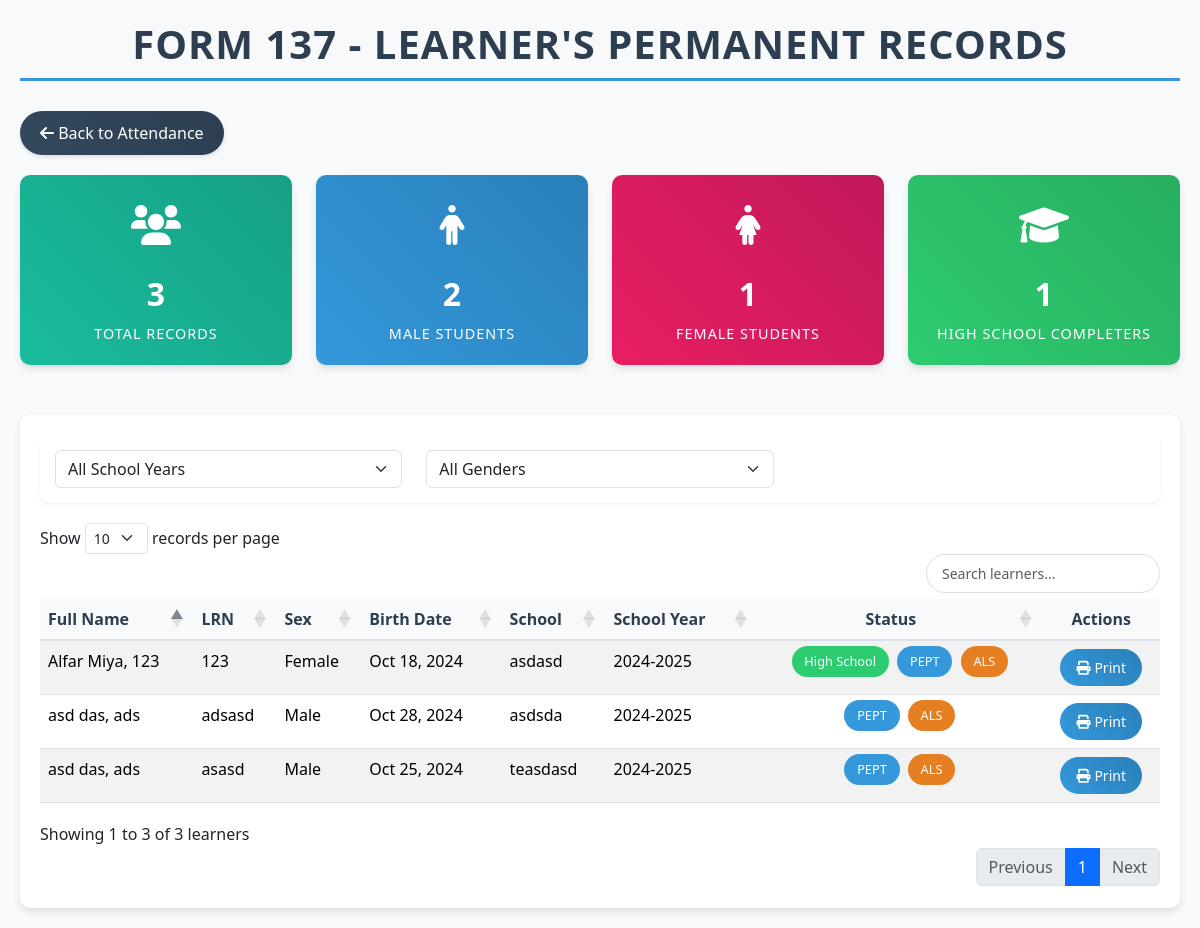
The page /Home/form137.php (signed in) on the database its author committed.
### tables this page shows
CREATE TABLE `encoded_learner_data` (
  `id` int(11) NOT NULL,
  `learner_id` int(11) DEFAULT NULL,
  `last_name` varchar(255) DEFAULT NULL,
  `first_name` varchar(255) DEFAULT NULL,
  `name_extension` varchar(50) DEFAULT NULL,
  `middle_name` varchar(255) DEFAULT NULL,
  `lrn` varchar(20) DEFAULT NULL,
  `birthdate` date DEFAULT NULL,
  `sex` varchar(10) DEFAULT NULL,
  `high_school_completer` tinyint(1) DEFAULT NULL,
  `general_average` decimal(5,2) DEFAULT NULL,
  `citation` varchar(255) DEFAULT NULL,
  `elementary_school_name` varchar(255) DEFAULT NULL,
  `school_id` varchar(50) DEFAULT NULL,
  `school_address` varchar(255) DEFAULT NULL,
  `pept_passer` tinyint(1) DEFAULT NULL,
  `pept_rating` varchar(20) DEFAULT NULL,
  `als_a_e_passer` tinyint(1) DEFAULT NULL,
  `als_rating` varchar(20) DEFAULT NULL,
  `others_specify` tinyint(1) DEFAULT NULL,
  `exam_date` date DEFAULT NULL,
  `testing_center` varchar(255) DEFAULT NULL,
  `signature` varchar(255) DEFAULT NULL,
  `adviser` varchar(255) DEFAULT NULL,
  `school` varchar(255) DEFAULT NULL,
  `district` varchar(255) DEFAULT NULL,
  `division` varchar(255) DEFAULT NULL,
  `region` varchar(255) DEFAULT NULL,
  `school_year` varchar(20) DEFAULT NULL
);

### Home/form137.php (the view, shortened to what this page needs)
<?php
include('../LoginRegisterAuthentication/connection.php');
$query = "SELECT
            e.*,
            YEAR(e.birthdate) as batch_year,
            CASE
                WHEN e.high_school_completer = 1 THEN 'Yes'
                ELSE 'No'
            END as high_school_status,
            CASE
                WHEN e.pept_passer = 1 THEN 'Yes'
                ELSE 'No'
            END as pept_status,
            CASE
                WHEN e.als_a_e_passer = 1 THEN 'Yes'
                ELSE 'No'
            END as als_status
          FROM encoded_learner_data e
          ORDER BY e.last_name ASC, e.first_name ASC";
$result = mysqli_query($connection, $query);
$total_records = mysqli_num_rows($result);
$male_students = 0;
$female_students = 0;
$high_school_completers = 0;
mysqli_data_seek($result, 0);
while($row = mysqli_fetch_assoc($result)) {
    if($row['sex'] == 'Male') $male_students++;
    if($row['sex'] == 'Female') $female_students++;
    if($row['high_school_completer'] == 1) $high_school_completers++;
}
mysqli_data_seek($result, 0);
?>
<!DOCTYPE html>
<html lang="en">
<head>
    <link href="https://cdn.jsdelivr.net/npm/bootstrap@5.3.3/dist/css/bootstrap.min.css" rel="stylesheet">
    <link href="https://cdn.datatables.net/1.13.7/css/dataTables.bootstrap5.min.css" rel="stylesheet">
    <link href="https://cdn.datatables.net/responsive/2.5.0/css/responsive.bootstrap5.min.css" rel="stylesheet">
    <link href="https://cdnjs.cloudflare.com/ajax/libs/font-awesome/6.0.0/css/all.min.css" rel="stylesheet">
</head>
<body>
<div class="main-container">
    <h1 class="page-title text-center">Form 137 - Learner's Permanent Records</h1>
    <a href="view_attendance.php" class="back-button">
        <i class="fas fa-arrow-left"></i> Back to Attendance
    </a>
    <div class="row mb-4">
        <div class="col-md-3">
            <div class="stats-card total">
                <div class="stats-icon">
                    <i class="fas fa-users"></i>
                </div>
                <div class="stats-number"><?php echo $total_records; ?></div>
                <div class="stats-label">Total Records</div>
            </div>
        </div>
        <div class="col-md-3">
            <div class="stats-card male">
                <div class="stats-icon">
                    <i class="fas fa-male"></i>
                </div>
                <div class="stats-number"><?php echo $male_students; ?></div>
                <div class="stats-label">Male Students</div>
            </div>
        </div>
        <div class="col-md-3">
            <div class="stats-card female">
                <div class="stats-icon">
                    <i class="fas fa-female"></i>
                </div>
                <div class="stats-number"><?php echo $female_students; ?></div>
                <div class="stats-label">Female Students</div>
            </div>
        </div>
        <div class="col-md-3">
            <div class="stats-card high-school">
                <div class="stats-icon">
                    <i class="fas fa-graduation-cap"></i>
                </div>
                <div class="stats-number"><?php echo $high_school_completers; ?></div>
                <div class="stats-label">High School Completers</div>
            </div>
        </div>
    </div>
    <div class="table-container">
        <div class="filter-section">
            <div class="row">
                <div class="col-md-4">
                    <select class="form-select" id="schoolYearFilter">
                        <option value="">All School Years</option>
                    </select>
                </div>
                <div class="col-md-4">
                    <select class="form-select" id="genderFilter">
                        <option value="">All Genders</option>
                    </select>
                </div>
            </div>
        </div>
        <div class="table-responsive">
            <table id="learnersTable" class="table table-striped table-hover">
                <thead>
                    <tr>
                        <th>Full Name</th>
                        <th>LRN</th>
                        <th>Sex</th>
                        <th>Birth Date</th>
                        <th>School</th>
                        <th>School Year</th>
                        <th>Status</th>
                        <th class="no-print">Actions</th>
                    </tr>
                </thead>
                <tbody>
                    <?php while ($data = mysqli_fetch_assoc($result)):
                        $fullName = trim(implode(' ', array_filter([
                            $data['last_name'],
                            $data['first_name'],
                            $data['name_extension'],
                            $data['middle_name']
                        ])));
                    ?>
                        <tr>
                            <td><?php echo htmlspecialchars($fullName); ?></td>
                            <td><?php echo htmlspecialchars($data['lrn']); ?></td>
                            <td><?php echo htmlspecialchars($data['sex']); ?></td>
                            <td><?php echo date('M d, Y', strtotime($data['birthdate'])); ?></td>
                            <td><?php echo htmlspecialchars($data['elementary_school_name']); ?></td>
                            <td><?php echo htmlspecialchars($data['school_year']); ?></td>
                            <td>
                                <?php if ($data['high_school_completer'] == 1): ?>
                                    <span class="badge-custom badge-high-school">High School</span>
                                <?php endif; ?>
                                <?php if ($data['pept_passer'] == 1): ?>
                                    <span class="badge-custom badge-pept">PEPT</span>
                                <?php endif; ?>
                                <?php if ($data['als_a_e_passer'] == 1): ?>
                                    <span class="badge-custom badge-als">ALS</span>
                                <?php endif; ?>
                            </td>
                            <td class="no-print">
                                <a href="print_form.php?id=<?php echo $data['id']; ?>"
                                   class="btn btn-print btn-sm">
                                    <i class="fas fa-print me-1"></i>Print
                                </a>
                            </td>
                        </tr>
                    <?php endwhile; ?>
                </tbody>
            </table>
        </div>
    </div>
</div>
</body>
</html>

### Home/form137.php (style rules this page uses)
body { background-color: #f8f9fa; padding: 20px; }
.main-container { max-width: 1400px; margin: 0 auto; }
.page-title { color: #2c3e50; font-weight: 700; text-transform: uppercase; letter-spacing: 1px; margin-bottom: 30px; padding-bottom: 10px; border-bottom: 3px solid #3498db; }
.stats-card { background: white; padding: 20px; border-radius: 10px; box-shadow: 0 4px 6px rgba(0,0,0,0.1); text-align: center; transition: transform 0.3s ease; margin-bottom: 20px; }
.stats-icon { font-size: 2.5rem; margin-bottom: 15px; color: #fff; width: 60px; height: 60px; line-height: 60px; border-radius: 50%; margin: 0 auto 15px; }
.stats-card.total { background: linear-gradient(45deg, #1abc9c, #16a085); }
.stats-card.male { background: linear-gradient(45deg, #3498db, #2980b9); }
.stats-card.female { background: linear-gradient(45deg, #e91e63, #c2185b); }
.stats-card.high-school { background: linear-gradient(45deg, #2ecc71, #27ae60); }
.stats-number { font-size: 2rem; font-weight: bold; color: white; margin-bottom: 5px; }
.stats-label { color: white; font-size: 0.9rem; text-transform: uppercase; letter-spacing: 1px; }
.badge-custom { padding: 0.4rem 0.8rem; border-radius: 20px; font-size: 0.8rem; font-weight: 500; margin: 0 2px; }
.badge-high-school { background-color: #2ecc71; color: white; }
.badge-pept { background-color: #3498db; color: white; }
.badge-als { background-color: #e67e22; color: white; }
.table-container { background: white; padding: 20px; border-radius: 10px; box-shadow: 0 4px 6px rgba(0,0,0,0.1); margin-top: 30px; }
.filter-section { background: white; padding: 15px; border-radius: 10px; margin-bottom: 20px; box-shadow: 0 2px 4px rgba(0,0,0,0.05); }
.back-button { display: inline-block; padding: 10px 20px; background: linear-gradient(45deg, #34495e, #2c3e50); color: #fff; text-decoration: none; border-radius: 25px; transition: all 0.3s ease; margin-bottom: 20px; border: none; box-shadow: 0 2px 4px rgba(0,0,0,0.1); }
.btn-print { background: linear-gradient(45deg, #3498db, #2980b9); color: white; border: none; padding: 0.5rem 1rem; border-radius: 20px; transition: all 0.3s ease; }
.table thead th { background-color: #f8f9fa; border-bottom: 2px solid #dee2e6; color: #2c3e50; font-weight: 600; }

### rows shown on the page
encoded_learner_data: fullName "Alfar Miya, 123", lrn "123", sex "Female", birthdate "Oct 18, 2024", elementary_school_name "asdasd", school_year "2024-2025", high_school_completer "High School", pept_passer "PEPT", als_a_e_passer "ALS"
encoded_learner_data: fullName "asd das, ads", lrn "adsasd", sex "Male", birthdate "Oct 28, 2024", elementary_school_name "asdsda", school_year "2024-2025", pept_passer "PEPT", als_a_e_passer "ALS"
encoded_learner_data: fullName "asd das, ads", lrn "asasd", sex "Male", birthdate "Oct 25, 2024", elementary_school_name "teasdasd", school_year "2024-2025", pept_passer "PEPT", als_a_e_passer "ALS"

### other values the page prints
$total_records "3"
$male_students "2"
$female_students "1"
$high_school_completers "1"
